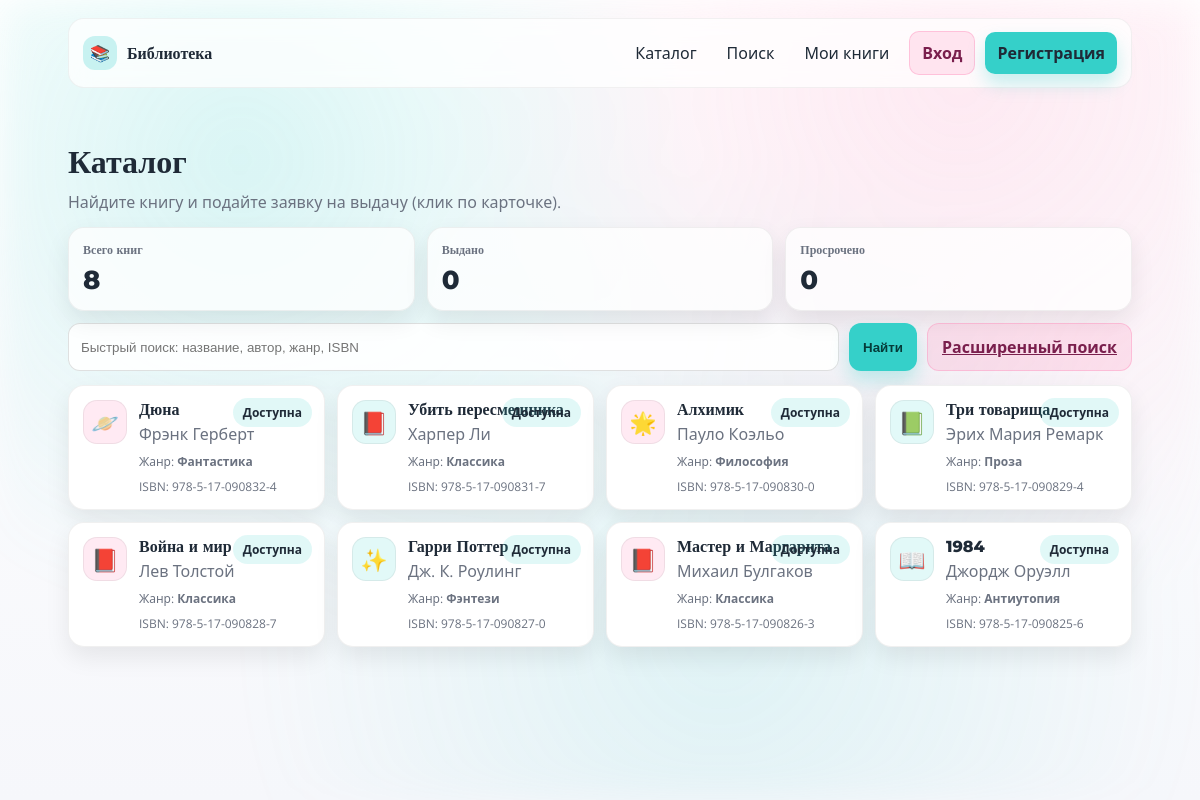
The page / on the database its author committed.
### tables this page shows
CREATE TABLE IF NOT EXISTS books (
  id INT AUTO_INCREMENT PRIMARY KEY,
  title VARCHAR(255) NOT NULL,
  author VARCHAR(255) NOT NULL,
  genre VARCHAR(120) NOT NULL,
  isbn VARCHAR(32) NOT NULL UNIQUE,
  cover_color VARCHAR(20) DEFAULT 'mint',
  created_at TIMESTAMP DEFAULT CURRENT_TIMESTAMP
);

### src/auth.php (called while the page is built, shortened)
<?php
function current_user(): ?array {
  return $_SESSION['user'] ?? null;
}

### src/repo.php (called while the page is built, shortened)
<?php
function catalog(PDO $pdo, string $q = ''): array {
  $qLike = '%' . $q . '%';
  $stmt = $pdo->prepare("
    SELECT b.*,
      EXISTS(
        SELECT 1 FROM loans l
        WHERE l.book_id=b.id AND l.returned_at IS NULL
      ) AS is_issued
    FROM books b
    WHERE (? = '' OR b.title LIKE ? OR b.author LIKE ? OR b.genre LIKE ? OR b.isbn LIKE ?)
    ORDER BY b.id DESC
  ");
  $stmt->execute([$q, $qLike, $qLike, $qLike, $qLike]);
  return $stmt->fetchAll();
}
function stats_global(PDO $pdo): array {
  $stmt = $pdo->query("
    SELECT
      (SELECT COUNT(*) FROM books) AS total_books,
      (SELECT COUNT(*) FROM loans WHERE returned_at IS NULL) AS issued_books,
      (SELECT COUNT(*) FROM loans WHERE returned_at IS NULL AND due_at < NOW()) AS overdue_books
  ");
  $row = $stmt->fetch();
  return [
    'total_books'  => (int)$row['total_books'],
    'issued_books' => (int)$row['issued_books'],
    'overdue_books'=> (int)$row['overdue_books'],
  ];
}

### index.php (the view, shortened to what this page needs)
<?php
require_once __DIR__ . '/src/config.php';
require_once __DIR__ . '/src/auth.php';
require_once __DIR__ . '/src/repo.php';
$q = trim($_GET['q'] ?? '');
$books = catalog($pdo, $q);
$stats = stats_global($pdo);
?>
<!doctype html>
<html lang="ru">
<head>
  <link rel="stylesheet" href="/assets/styles.css"/>
</head>
<body>
<?php include __DIR__ . '/_header.php'; ?>
<div class="container fade-in-up">
  <h1>Каталог</h1>
  <div class="muted">Найдите книгу и подайте заявку на выдачу (клик по карточке).</div>
  <div class="stats fade-in-up">
    <div class="stat"><div class="k">Всего книг</div><div class="v"><?=$stats['total_books']?></div></div>
    <div class="stat"><div class="k">Выдано</div><div class="v"><?=$stats['issued_books']?></div></div>
    <div class="stat"><div class="k">Просрочено</div><div class="v"><?=$stats['overdue_books']?></div></div>
  </div>
  <form class="search-row" method="get">
    <input class="input" name="q" value="<?=htmlspecialchars($q)?>" placeholder="Быстрый поиск: название, автор, жанр, ISBN"/>
    <button class="btn" type="submit">Найти</button>
    <a class="btn secondary" href="/search.php">Расширенный поиск</a>
  </form>
  <div class="grid">
    <?php foreach($books as $b): $issued = (int)$b['is_issued']===1; ?>
      <div class="card clickable fade-in-up"
           data-book-modal="1"
           data-id="<?=$b['id']?>"
           data-title="<?=htmlspecialchars($b['title'], ENT_QUOTES)?>"
           data-author="<?=htmlspecialchars($b['author'], ENT_QUOTES)?>"
           data-genre="<?=htmlspecialchars($b['genre'], ENT_QUOTES)?>"
           data-isbn="<?=htmlspecialchars($b['isbn'], ENT_QUOTES)?>"
           data-issued="<?=$issued?1:0?>">
        <div class="tag <?=$issued?'busy':''?>"><?=$issued?'Выдана':'Доступна'?></div>
        <div class="book-row">
          <?php
            $g = mb_strtolower($b['genre']);
            $emoji = '📘';
            if (str_contains($g,'фэнт')) $emoji = '✨';
            else if (str_contains($g,'фантаст')) $emoji = '🪐';
            else if (str_contains($g,'класс')) $emoji = '📕';
            else if (str_contains($g,'антиут')) $emoji = '📖';
            else if (str_contains($g,'филос')) $emoji = '🌟';
            else if (str_contains($g,'проз')) $emoji = '📗';
          ?>
          <div class="cover <?=$b['cover_color']==='pink'?'pink':'mint'?>"><?=$emoji?></div>
          <div style="flex:1;">
            <h2 class="title"><?=htmlspecialchars($b['title'])?></h2>
            <div class="author"><?=htmlspecialchars($b['author'])?></div>
            <div class="meta">Жанр: <b><?=htmlspecialchars($b['genre'])?></b></div>
            <div class="meta">ISBN: <?=htmlspecialchars($b['isbn'])?></div>
          </div>
        </div>
      </div>
    <?php endforeach; ?>
  </div>
</div>
</body>
</html>

### _header.php (shortened to what this page needs)
<?php
require_once __DIR__ . '/src/config.php';
require_once __DIR__ . '/src/auth.php';
require_once __DIR__ . '/src/repo.php';
$u = current_user();
$over = $u ? overdue_count($pdo, (int)$u['id']) : 0;
$path = parse_url($_SERVER['REQUEST_URI'], PHP_URL_PATH);
function is_active(string $p, string $path): string { return $p===$path ? 'active' : ''; }
?>
<div class="cool-bg"></div>
<div class="container">
  <div class="topbar">
    <div class="brand">
      <span style="width:34px;height:34px;border-radius:12px;background:rgba(53,208,201,.25);display:inline-flex;align-items:center;justify-content:center;">📚</span>
      <span>Библиотека</span>
    </div>
    <div class="nav">
      <a class="<?=is_active('/index.php',$path)?>" href="/index.php">Каталог</a>
      <a class="<?=is_active('/search.php',$path)?>" href="/search.php">Поиск</a>
      <a class="<?=is_active('/my.php',$path)?>" href="/my.php">Мои книги</a>
      <?php if($u): ?>
        <span class="badge">⏰ Просрочено: <?=$over?></span>
        <span class="muted"><?=$u['full_name']?></span>
        <a href="/logout.php" class="btn secondary" style="padding:10px 12px;">Выход</a>
      <?php else: ?>
        <a href="/login.php" class="btn secondary" style="padding:10px 12px;">Вход</a>
        <a href="/register.php" class="btn" style="padding:10px 12px;">Регистрация</a>
      <?php endif; ?>
    </div>
  </div>
</div>

### assets/styles.css (style rules this page uses)
:root { --mint:#35d0c9; --pink:#ff7fb2; --bg:#f6f7fb; --card:#ffffff; --text:#1f2a37; --muted:#6b7280; --shadow: 0 10px 25px rgba(0,0,0,.08); --shadow2: 0 14px 35px rgba(0,0,0,.10); --radius: 16px; }
* { box-sizing:border-box; }
body { margin:0; font-family:"Open Sans", system-ui, -apple-system, Segoe UI, Roboto, Arial; color:var(--text); background: linear-gradient(180deg, #fff, var(--bg)); min-height:100vh; }
.cool-bg { position:fixed; inset:0; z-index:-1; background: radial-gradient(circle at 20% 20%, rgba(53,208,201,.18), transparent 40%), radial-gradient(circle at 80% 10%, rgba(255,127,178,.16), transparent 45%), radial-gradient(circle at 60% 80%, rgba(53,208,201,.12), transparent 50%); filter: blur(18px); }
.container { max-width:1100px; margin:0 auto; padding:18px; }
.topbar { display:flex; gap:12px; align-items:center; justify-content:space-between; padding:12px 14px; background:rgba(255,255,255,.75); backdrop-filter: blur(10px); border:1px solid rgba(0,0,0,.05); border-radius: var(--radius); }
.brand { display:flex; align-items:center; gap:10px; font-family:"Montserrat"; font-weight:800; }
.nav { display:flex; gap:10px; flex-wrap:wrap; align-items:center; }
.nav a { text-decoration:none; color:var(--text); padding:8px 10px; border-radius:10px; }
h1,h2 { font-family:"Montserrat"; margin:18px 0 10px; }
.muted { color:var(--muted); }
.search-row { display:flex; gap:10px; flex-wrap:wrap; margin-top:12px; }
.input { flex:1; min-width:220px; padding:12px 12px; border-radius: 12px; border:1px solid rgba(0,0,0,.12); background: rgba(255,255,255,.9); outline:none; }
.btn { border:none; cursor:pointer; padding:12px 14px; border-radius: 12px; font-weight:800; background: var(--mint); color:#053b39; box-shadow: 0 10px 18px rgba(53,208,201,.28); transform: translateY(0); transition: .18s ease; }
.btn.secondary { background: rgba(255,127,178,.18); color:#7a1f4d; box-shadow:none; border:1px solid rgba(255,127,178,.35); }
.grid { display:grid; grid-template-columns: repeat(4, minmax(0, 1fr)); gap:12px; margin-top:14px; }
.card { background: var(--card); border:1px solid rgba(0,0,0,.06); border-radius: var(--radius); padding:14px; box-shadow: var(--shadow); transition: .18s ease; position:relative; }
.tag { position:absolute; top:12px; right:12px; font-size:12px; font-weight:800; padding:6px 10px; border-radius:999px; background: rgba(53,208,201,.15); }
.fade-in-up { animation: fadeInUp .5s ease both; }
.stats { display:grid; grid-template-columns: repeat(3, minmax(0, 1fr)); gap:12px; margin-top:14px; }
.stat { background: rgba(255,255,255,.75); border:1px solid rgba(0,0,0,.06); border-radius: var(--radius); padding:14px; backdrop-filter: blur(10px); box-shadow: var(--shadow); }
.stat .k { font-family:Montserrat; font-weight:800; font-size:12px; color:var(--muted); }
.stat .v { font-family:Montserrat; font-weight:800; font-size:26px; margin-top:6px; }
.book-row { display:flex; gap:12px; align-items:flex-start; }
.cover { width:44px; height:44px; border-radius: 14px; display:flex; align-items:center; justify-content:center; font-size:22px; border:1px solid rgba(0,0,0,.06); background: rgba(53,208,201,.14); flex: 0 0 auto; }
.cover.pink { background: rgba(255,127,178,.16); }
.cover.mint { background: rgba(53,208,201,.14); }
.card.clickable { cursor:pointer; }
.card .meta { margin-top:8px; font-size:12px; color:var(--muted); }
.card .title { font-family:Montserrat; font-weight:800; font-size:16px; margin:0; }
.card .author { color:var(--muted); margin-top:4px; }

### rows shown on the page
books: genre "🪐", title "Дюна", author "Фрэнк Герберт", genre "Фантастика", isbn "978-5-17-090832-4"
books: genre "📕", title "Убить пересмешника", author "Харпер Ли", genre "Классика", isbn "978-5-17-090831-7"
books: genre "🌟", title "Алхимик", author "Пауло Коэльо", genre "Философия", isbn "978-5-17-090830-0"
books: genre "📗", title "Три товарища", author "Эрих Мария Ремарк", genre "Проза", isbn "978-5-17-090829-4"
books: genre "📕", title "Война и мир", author "Лев Толстой", genre "Классика", isbn "978-5-17-090828-7"
books: genre "✨", title "Гарри Поттер", author "Дж. К. Роулинг", genre "Фэнтези", isbn "978-5-17-090827-0"
books: genre "📕", title "Мастер и Маргарита", author "Михаил Булгаков", genre "Классика", isbn "978-5-17-090826-3"
books: genre "📖", title "1984", author "Джордж Оруэлл", genre "Антиутопия", isbn "978-5-17-090825-6"

### other values the page prints
$stats['total_books'] "8"
$stats['issued_books'] "0"
$stats['overdue_books'] "0"
